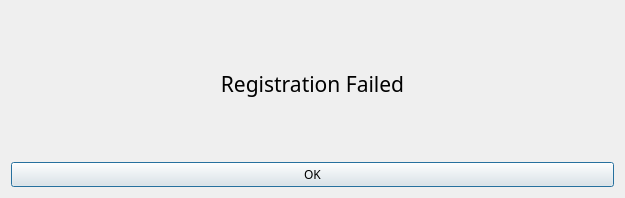
<?xml version="1.0" encoding="UTF-8"?>
<ui version="4.0">
 <class>Dialog</class>
 <widget class="QDialog" name="Dialog">
  <property name="geometry">
   <rect>
    <x>0</x>
    <y>0</y>
    <width>625</width>
    <height>198</height>
   </rect>
  </property>
  <property name="windowTitle">
   <string>Registration</string>
  </property>
  <layout class="QGridLayout" name="gridLayout">
   <item row="0" column="0">
    <layout class="QVBoxLayout" name="verticalLayout">
     <item>
      <widget class="QLabel" name="label">
       <property name="font">
        <font>
         <family>OCR A Extended</family>
         <pointsize>16</pointsize>
        </font>
       </property>
       <property name="layoutDirection">
        <enum>Qt::LeftToRight</enum>
       </property>
       <property name="text">
        <string>Registration Failed</string>
       </property>
       <property name="textFormat">
        <enum>Qt::PlainText</enum>
       </property>
       <property name="alignment">
        <set>Qt::AlignCenter</set>
       </property>
      </widget>
     </item>
     <item>
      <widget class="QPushButton" name="ok_butn">
       <property name="font">
        <font>
         <family>OCR A Extended</family>
         <pointsize>9</pointsize>
        </font>
       </property>
       <property name="text">
        <string>OK</string>
       </property>
      </widget>
     </item>
    </layout>
   </item>
  </layout>
 </widget>
 <resources/>
 <connections/>
</ui>
